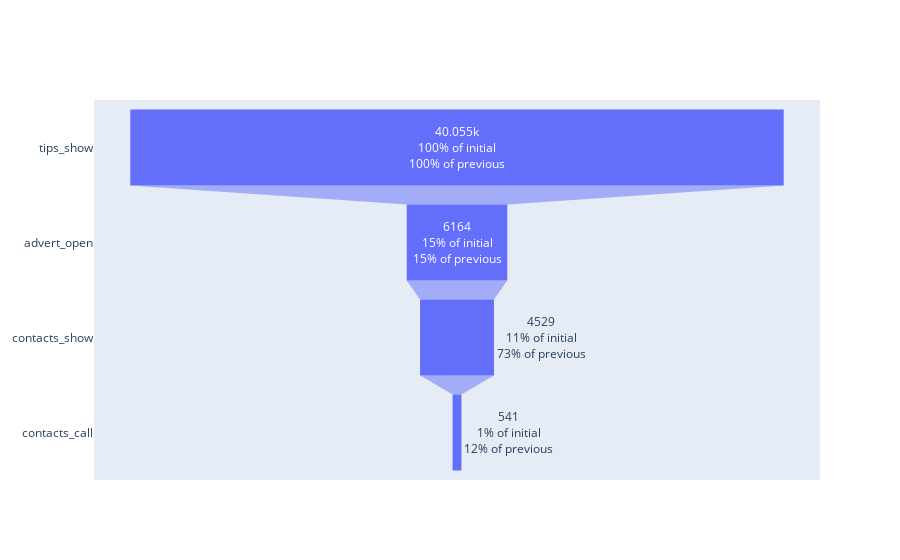

Notebook code cell kept with this figure:
### Code cell
fig = go.Figure()
fig.add_trace(go.Funnel(
    y = event_count_1['event_name'],
    x = event_count_1['count'],
    textinfo = "value+percent initial+percent previous"))
iplot(fig)

### Figure 1 — Plotly figure (JSON) as saved in the notebook; plotly's stock layout.template omitted (floating-point values rounded to 4 significant figures)
{"data": [{"textinfo": "value+percent initial+percent previous", "type": "funnel", "x": [40055, 6164, 4529, 541], "y": ["tips_show", "advert_open", "contacts_show", "contacts_call"]}], "layout": {}}
